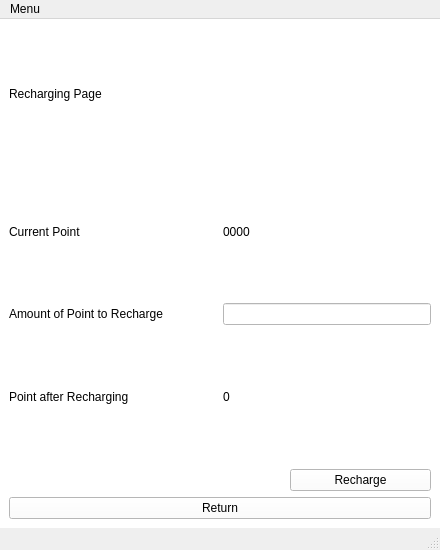
<?xml version="1.0" encoding="UTF-8"?>
<ui version="4.0">
 <class>MainWindow</class>
 <widget class="QMainWindow" name="MainWindow">
  <property name="geometry">
   <rect>
    <x>0</x>
    <y>0</y>
    <width>440</width>
    <height>550</height>
   </rect>
  </property>
  <property name="windowTitle">
   <string>MainWindow</string>
  </property>
  <widget class="QWidget" name="centralwidget">
   <property name="styleSheet">
    <string notr="true">background-color:white;</string>
   </property>
   <layout class="QVBoxLayout" name="verticalLayout">
    <item>
     <widget class="QLabel" name="label_6">
      <property name="text">
       <string>Recharging Page</string>
      </property>
     </widget>
    </item>
    <item>
     <layout class="QHBoxLayout" name="horizontalLayout_2" stretch="1,1">
      <item>
       <widget class="QLabel" name="label_2">
        <property name="text">
         <string>Current Point</string>
        </property>
       </widget>
      </item>
      <item>
       <widget class="QLabel" name="CPoint">
        <property name="text">
         <string>0000</string>
        </property>
       </widget>
      </item>
     </layout>
    </item>
    <item>
     <layout class="QHBoxLayout" name="horizontalLayout" stretch="1,1">
      <item>
       <widget class="QLabel" name="label">
        <property name="text">
         <string>Amount of Point to Recharge</string>
        </property>
       </widget>
      </item>
      <item>
       <widget class="QLineEdit" name="APRecharge"/>
      </item>
     </layout>
    </item>
    <item>
     <layout class="QHBoxLayout" name="horizontalLayout_3" stretch="1,1">
      <item>
       <widget class="QLabel" name="label_5">
        <property name="text">
         <string>Point after Recharging</string>
        </property>
       </widget>
      </item>
      <item>
       <widget class="QLabel" name="PointAR">
        <property name="text">
         <string>0</string>
        </property>
       </widget>
      </item>
     </layout>
    </item>
    <item>
     <layout class="QHBoxLayout" name="horizontalLayout_4" stretch="2,1">
      <item>
       <spacer name="horizontalSpacer">
        <property name="orientation">
         <enum>Qt::Horizontal</enum>
        </property>
        <property name="sizeHint" stdset="0">
         <size>
          <width>40</width>
          <height>20</height>
         </size>
        </property>
       </spacer>
      </item>
      <item>
       <widget class="QPushButton" name="Recharge_Btn">
        <property name="text">
         <string>Recharge</string>
        </property>
       </widget>
      </item>
     </layout>
    </item>
    <item>
     <widget class="QPushButton" name="Return_Btn">
      <property name="text">
       <string>Return</string>
      </property>
     </widget>
    </item>
   </layout>
  </widget>
  <widget class="QMenuBar" name="menubar">
   <property name="geometry">
    <rect>
     <x>0</x>
     <y>0</y>
     <width>440</width>
     <height>23</height>
    </rect>
   </property>
   <widget class="QMenu" name="menuMenu">
    <property name="title">
     <string>Menu</string>
    </property>
    <addaction name="actionLogOut"/>
   </widget>
   <addaction name="menuMenu"/>
  </widget>
  <widget class="QStatusBar" name="statusbar"/>
  <action name="actionLogOut">
   <property name="text">
    <string>LogOut</string>
   </property>
  </action>
 </widget>
 <resources/>
 <connections/>
</ui>
